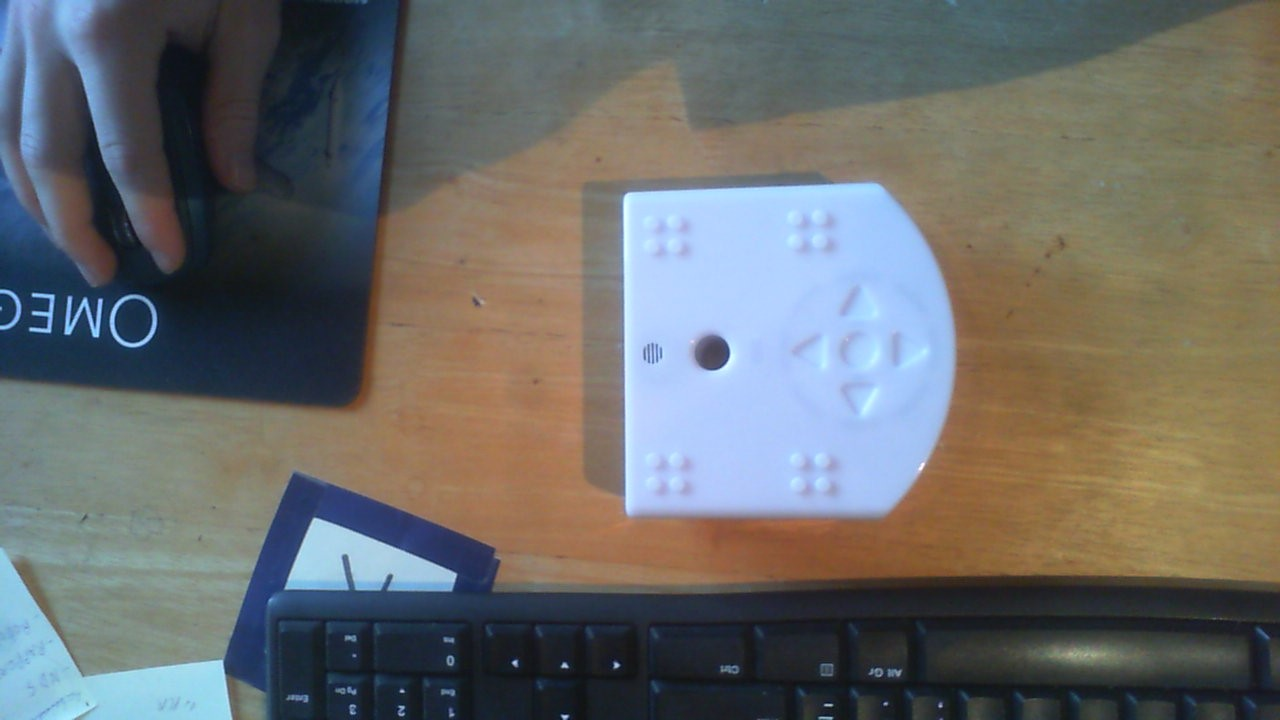
#> input picture src/vision/images/reference.jpg, 1280 x 720 px, given in place of the camera
$ jupyter execute --allow-errors Computer_vision.ipynb   (text cells are left out)
#> lines starting #> are read from the running program, lines starting #| are printed output that depends on the picture; after the words box and inside, x2 and y2 are one past the last pixel; in counts of white or black regions, pixels touching at a corner belong together
#> further down, frame is the input picture: shape (720, 1280, 3); mean B, G, R 105.9, 107.3, 105.9
### src/vision/vision.py
import cv2
import numpy as np
import matplotlib.pyplot as plt
import time


RED = (0, 0, 255)
GREEN = (0, 255, 0)
BLUE = (255, 0, 0)
LIGHTBLUE = (255, 127, 0)
TURQUOISE = (255, 255, 0)
PINK = (255, 0, 255)
ORANGE = (0, 127, 255)
YELLOW = (0, 255, 255)
WHITE = (255)

RED_LOW  = [150, 100, 100]
RED_HIGH = [179, 255, 255]

GREEN_LOW  = [41, 64, 0]
GREEN_HIGH = [85, 140, 140]

BLUE_LOW  = [87, 129, 80]
BLUE_HIGH = [131, 255, 255]


IX=0
IY=1

H_MIN = 0
S_MIN = 0
V_MIN = 0
H_MAX = 179
S_MAX = 255
V_MAX = 255


AREA_THRESH = 100
MERGE_THRESH = 0.04
EPSILON = 40

LP_MODE_REL = 0
LP_MODE_ABS = 1

ROBOT_LEN = 100

DIL_COEFF = 100
EXP_RATIO = 60

DIL_COEFF_K = 8
NB_ITER = 10

NB_VERTEX_TRIANGLE = 3
TRIANGLE_LONG_SHORT_RATIO=2

FIRST = 0
SECOND = 1
THIRD = 2

IPOS = 0
IANGLE = 1
IVISIBLE = 2
ILENGTH = 3


def cleanup_contours(contours, mode=0):
    """
    This function filters contours by removing small ones and reducind the number of verices.
    contours    opencv standard list of contours
    mode        Vertices merge method (0=relative to arclength, 1=fixed)

    returns     Filtered and cleaned list of contours
    """

    clean_contours = []

    for cnt in contours:
        # only take big enough contours
        if (cv2.contourArea(cnt) >= AREA_THRESH):
            if mode == LP_MODE_REL:
                epsilon = MERGE_THRESH*cv2.arcLength(cnt,True)
            else:
                epsilon = EPSILON
            approx = cv2.approxPolyDP(cnt,epsilon,True)
            clean_contours.append(approx)

    return clean_contours


def find_color(frame, hsv_low, hsv_high):
    """
    this function finds the contours of colored areas in a frame
    frame       standard opencv BGR image
    hsv_low     hsv color lower boundary (np array)
    hsv_high    hsv color upper boundary (np array)

    returns     Filtered and cleaned list of contours
    """

    #transform frame to HSV
    hsv = cv2.cvtColor(frame, cv2.COLOR_BGR2HSV)

    #this gives us a mask of the colored sections
    mask = cv2.inRange(hsv,  hsv_low, hsv_high)

    #find contours
    contours, hierarchy = cv2.findContours(mask, cv2.RETR_EXTERNAL  , cv2.CHAIN_APPROX_SIMPLE)

    return cleanup_contours(contours)


def detect_robot(frame, scale=1):
    """
    this function finds the robot in the frame. it also finds it's position, size and orientation.
    frame       standard opencv BGR image
    scale       scale of the world

    returns     an array [ndarray(x, y), angle, visible T/F, size in px], a frame with debug information overlay
    """
    blue_low = np.array(BLUE_LOW, np.uint8)
    blue_high = np.array(BLUE_HIGH, np.uint8)
    frame = frame.copy()

    clean_contours = find_color(frame, blue_low, blue_high)

    good_cnt = []

    for cnt in clean_contours:
        if(len(cnt) == NB_VERTEX_TRIANGLE):
            K = TRIANGLE_LONG_SHORT_RATIO
            A = 0
            B = 0
            C = 0
            dAB = 0
            dBC = 0
            dCA = 0
            p1 = cnt[FIRST][0]
            p2 = cnt[SECOND][0]
            p3 = cnt[THIRD][0]
            d1 = np.linalg.norm(p2-p1)
            d2 = np.linalg.norm(p3-p2)
            d3 = np.linalg.norm(p1-p3)
            min_ix = np.argmin([d1, d2, d3])
            if(min_ix == FIRST):
                A = p3
                B = p2
                C = p1
                dAB = d2
                dBC = d1
                dCA = d3
            elif(min_ix == SECOND):
                A = p1
                B = p3
                C = p2
                dAB = d3
                dBC = d2
                dCA = d1
            else:
                A = p2
                B = p3
                C = p1
                dAB = d2
                dBC = d3
                dCA = d1
            score = abs(dAB-dCA)+abs(K*dBC - dAB)+abs(K*dBC - dCA)/np.linalg.norm(dAB)
            good_cnt.append([A, B, C, score])

    good_cnt = sorted(good_cnt, key = lambda x: x[3])

    robot_pos = [np.array([0, 0]), 0, False, 0]

    if(len(good_cnt) > 0):
        robot_visible = True
        A = good_cnt[0][FIRST]
        B = good_cnt[0][SECOND]
        C = good_cnt[0][THIRD]
        D = (np.mean([[B, C]], axis=IY))[0]


        Center = (np.mean([[A, B, C]], axis=IY))[0]

        direction = A - D

        size = np.linalg.norm(direction)

        angle = np.arctan2(direction[IY], direction[IX])

        frame = cv2.line(frame, (int(D[IX]), int(D[IY])), (int(A[IX]), int(A[IY])), color=RED, thickness=1)
        frame = cv2.circle(frame, (int(Center[IX]), int(Center[IY])), radius=5, color=RED, thickness=-1)
        Center = np.multiply(Center, scale).astype(int)
        text =  "position: ({:0.2f}, {:0.2f}) angle: {:0.4f}".format(Center[IX], Center[IY], angle)
        font = cv2.FONT_HERSHEY_SIMPLEX
        cv2.putText(frame, text, (10, 50), font, 0.5, GREEN, 1, cv2.LINE_AA)


        robot_pos = [Center, angle, True, size]

    return robot_pos, frame


# [145 lines left out: functions detect_obstacles_alt, detect_obstacles, not called in this run]


def detect_targets(frame, scale=1):
    """
    this function finds the targets
    frame       standard opencv BGR image
    scale       scale of the world

    returns     list of centroids of the targets, frame with debug overlay
    """
    frame = frame.copy()
    green_low = np.array(GREEN_LOW, np.uint8)
    green_high = np.array(GREEN_HIGH, np.uint8)

    clean_contours = find_color(frame, green_low, green_high)

    centroids = []

    for cnt in clean_contours:
        mom = cv2.moments(cnt)
        if mom["m00"] != 0:
            cx = int(mom["m10"] / mom["m00"])
            cy = int(mom["m01"] / mom["m00"])
            centroids.append([cx, cy])
        else:
            pass


    cv2.drawContours(frame, clean_contours, -1, GREEN, 3)
    scaled_centroids = []

    for pt in centroids:
        frame = cv2.circle(frame, (pt[IX], pt[IY]), radius=5, color=BLUE, thickness=-1)
        scaled_centroids.append(np.multiply(pt, scale).astype(int).tolist())

    return scaled_centroids, frame


# [71 lines left out: functions detect_scale, debug_output, not called in this run]


class Observer():

    # [28 lines left out: functions __init__, stabilize, capture, not called in this run]

    def set_frame(self, frame):
        self.frame = frame.copy()

    # [9 lines left out: function find_scale, not called in this run]

    def find_obstacles(self):
        self.obstacles_dilated, self.obstacles, ret = detect_obstacles(self.frame, self.scale)
        return self.obstacles_dilated

    def find_targets(self):
        self.targets, ret = detect_targets(self.frame, self.scale)
        return self.targets

    # [5 lines left out: function find_robot, not called in this run]

    def get_robot_pos(self):
        return self.robot_pos

    def get_obstacles(self):
        return self.obstacles_dilated

    def get_obstacles_original(self):
        return self.obstacles

    def get_targets(self):
        return self.targets

    def get_scale(self):
        return self.scale

    def set_text(self, text):
        self.text = text

    def debug_output(self, trajectory, estimated_robot_pos=[np.array([0, 0]), 0, False, 0]):
        frame = debug_output(self.frame, self.robot_pos, self.targets, self.obstacles_dilated, trajectory, estimated_robot_pos, self.text, self.scale)
        return frame

    def add_error(self, error):
        self.error_log.append([time.time()-self.start_time, error])

    def get_error_log(self):
        return self.error_log


### src/vision/Computer_vision.ipynb
[cell 1]
import cv2
import numpy as np

[cell 2]
cap = cv2.VideoCapture(0)

#> (the rest of this cell did not finish here and is left out)

[cell 3]
import cv2
import numpy as np


def nothing(lol):
    pass

cap = cv2.VideoCapture(1)


cv2.namedWindow("Hsv Capture", cv2.WINDOW_NORMAL)
cv2.resizeWindow("Hsv Capture", 600,600)

# create trackbars for color change
# IMPORTANT: You have to define the correct HSV opencv range hence 179,255,255
cv2.createTrackbar('H low', 'Hsv Capture', 0, 179, nothing)
cv2.createTrackbar('S low', 'Hsv Capture', 0, 255, nothing)
cv2.createTrackbar('V low', 'Hsv Capture', 0, 255, nothing)

cv2.createTrackbar('H high', 'Hsv Capture', 0, 179, nothing)
cv2.createTrackbar('S high', 'Hsv Capture', 0, 255, nothing)
cv2.createTrackbar('V high', 'Hsv Capture', 0, 255, nothing)

cv2.setTrackbarPos('H low', 'Hsv Capture', 83)
cv2.setTrackbarPos('S low', 'Hsv Capture', 165)
cv2.setTrackbarPos('V low', 'Hsv Capture', 100)

cv2.setTrackbarPos('H high', 'Hsv Capture', 120)
cv2.setTrackbarPos('S high', 'Hsv Capture', 255)
cv2.setTrackbarPos('V high', 'Hsv Capture', 255)

while(True):

    ret, imag = cap.read()
    #imag = cv2.imread("images/thymio_1.jpg")
    frame = cv2.cvtColor(imag, cv2.COLOR_BGR2HSV)
#> frame: shape (720, 1280, 3); mean H, S, V 67.8, 80.8, 126.5


    # Trackbars realtime position
    h1 = cv2.getTrackbarPos('H low', 'Hsv Capture')
    s1 = cv2.getTrackbarPos('S low', 'Hsv Capture')
    v1 = cv2.getTrackbarPos('V low', 'Hsv Capture')

    h2 = cv2.getTrackbarPos('H high', 'Hsv Capture')
    s2 = cv2.getTrackbarPos('S high', 'Hsv Capture')
    v2 = cv2.getTrackbarPos('V high', 'Hsv Capture')

    #How to store the min and max values from the trackbars
    blue_MIN = np.array([h1, s1, v1], np.uint8)
    blue_MAX = np.array([h2, s2, v2], np.uint8)

    #After finding your values, you can replace them like this
    #blue_MIN = np.array([95, 123, 0], np.uint8)
    #blue_MAX = np.array([135, 207, 255], np.uint8)

    #Using inRange to find the desired range
    hsvCapture = cv2.inRange(frame,  blue_MIN, blue_MAX)
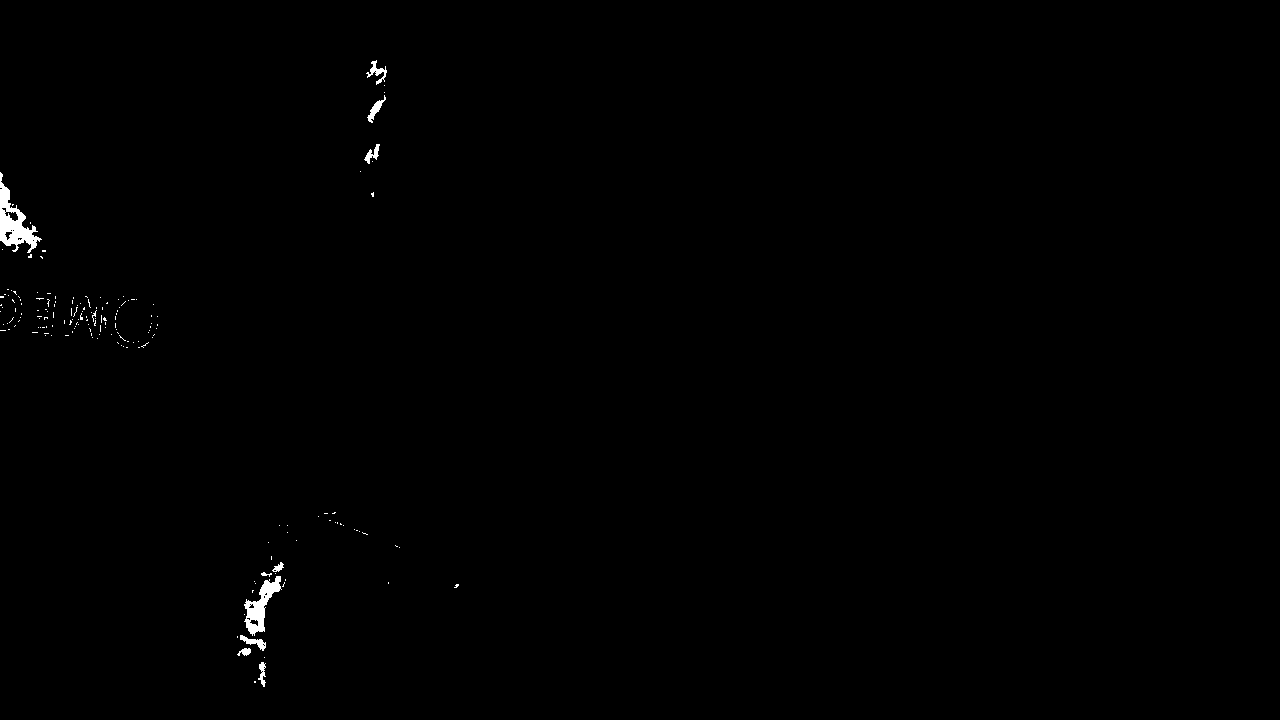
#> hsvCapture: shape (720, 1280); 0.38% white; 176 white regions (166 under 20 px)

    contours, hierarchy = cv2.findContours(hsvCapture, cv2.RETR_EXTERNAL  , cv2.CHAIN_APPROX_SIMPLE)
#> contours = 176 contours, 167 with area under 20; largest, box (x1, y1, x2, y2) and area: (0, 172, 42, 253) 1201, (244, 576, 282, 636) 832, (240, 635, 266, 651) 128, (367, 95, 386, 123) 125, (366, 60, 387, 85) 119

    #clean contours

    AREA_THRESH = 500

    MERGE_THRESH = 0.04

    clean_contours = []

    for cnt in contours:
        # only take big enough contours
        if (cv2.contourArea(cnt) >= AREA_THRESH):
            #convex hull
            #hull = cv2.convexHull(cnt)
            hull = cnt
            #lower poly approx
            epsilon = MERGE_THRESH*cv2.arcLength(hull,True)
            approx = cv2.approxPolyDP(hull,epsilon,True)

            clean_contours.append(approx)
#> this loop made 176 passes
#> (epsilon, approx) on pass 169: (12.08, [[0, 172], [0, 240], [29, 252], [41, 239]])
#> after the loop, clean_contours = 2 contours; box (x1, y1, x2, y2) and area: (0, 172, 42, 253) 1654, (246, 576, 281, 636) 952


    mask = hsvCapture
    mask_inv = cv2.bitwise_not(mask)
#> mask_inv: shape (720, 1280); 99.6% white; 176 black regions (166 under 20 px), largest, box (x1, y1, x2, y2) and area: (0, 172, 42, 253) 1220, (244, 576, 282, 636) 872, (366, 60, 387, 85) 173

    blue = np.zeros(frame.shape, np.uint8)

    blue[:]=(255,0,0)

    bg = cv2.bitwise_and(imag,imag,mask = mask_inv)
    fg = cv2.bitwise_and(blue,blue,mask = mask)

    #final = cv2.add(bg,fg)
    final = imag

    cv2.drawContours(final, clean_contours, -1, (0,255,0), 3)
#> final: shape (720, 1280, 3); 0.17% of pixels changed, all inside (x1, y1, x2, y2) = (0, 170, 283, 638)

    #draw points


    for cnt in clean_contours:
        for pt in cnt:
            final = cv2.circle(final, (pt[0][0], pt[0][1]), radius=5, color=(0, 0, 255), thickness=-1)
#> this loop made 2 passes
#> cnt on pass 2: [[0, 172], [0, 240], [29, 252], [41, 239]]
#> final: shape (720, 1280, 3); mean B, G, R 105.7, 107.5, 106


    cv2.imshow('Hsv Capture', final)
    cv2.resizeWindow("Hsv Capture", 600,600)


    if cv2.waitKey(1) & 0xFF == ord('q'):
#> (key q is pressed here)
        print(clean_contours)
#| [array([[[280, 576]],
#|        [[264, 581]],
#|        [[258, 601]],
#|        [[246, 599]],
#|        [[252, 635]],
#|        [[264, 631]]], dtype=int32), array([[[  0, 172]],
#> (further printed lines are left out)
        break

cap.release()
cv2.destroyAllWindows()

[cell 4]
cnt = [np.array([[[504, 236]],

       [[495, 199]],

       [[380, 212]],

       [[438, 274]]], dtype=np.int32), np.array([[[170, 195]],

       [[254, 275]],

       [[296, 238]],

       [[235, 194]]], dtype=np.int32), np.array([[[302, 168]],

       [[290, 182]],

       [[294, 199]],

       [[312, 209]],

       [[333, 203]],

       [[337, 175]]], dtype=np.int32), np.array([[[228, 151]],

       [[301, 102]],

       [[219,  89]]], dtype=np.int32), np.array([[[481, 130]],

       [[457,  66]],

       [[360,  81]],

       [[434, 150]]], dtype=np.int32)]

[cell 5]
import cv2
import numpy as np
import matplotlib.pyplot as plt


imag = cv2.imread("images/thymio_1.jpg")
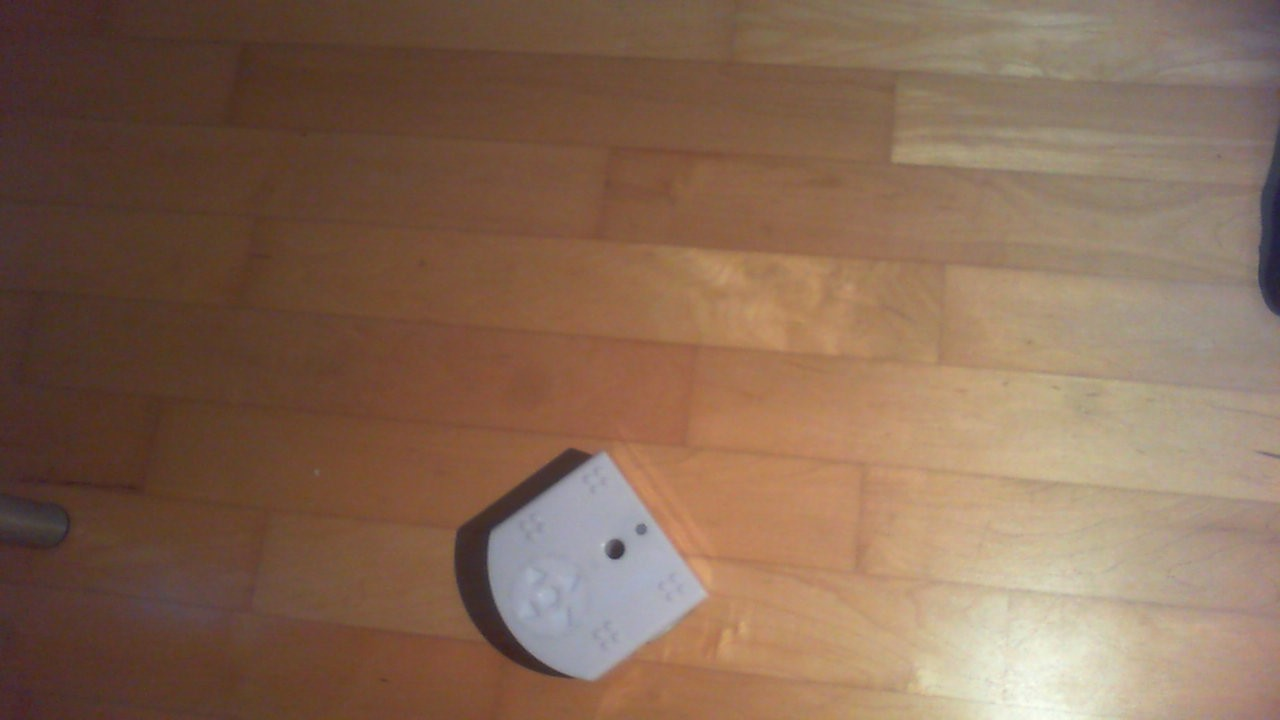
#> input picture src/vision/images/thymio_1.jpg, 1280 x 720 px
#> imag is the input picture: shape (720, 1280, 3); mean B, G, R 84.5, 105.2, 134.5
frame = cv2.cvtColor(imag, cv2.COLOR_BGR2HSV)
#> frame: shape (720, 1280, 3); mean H, S, V 19.8, 102.3, 135.1


color_MIN = np.array([70, 10, 120], np.uint8)
color_MAX = np.array([155, 60, 180], np.uint8)

#Using inRange to find the desired range
hsvCapture = cv2.inRange(frame,  color_MIN, color_MAX)
#> hsvCapture: shape (720, 1280); 2.1% white; 32 white regions (27 under 20 px)

contours, hierarchy = cv2.findContours(hsvCapture, cv2.RETR_EXTERNAL  , cv2.CHAIN_APPROX_SIMPLE)
#> contours = 28 contours, 25 with area under 20; largest, box (x1, y1, x2, y2) and area: (488, 456, 655, 678) 21395, (620, 609, 629, 616) 26, (665, 593, 672, 601) 22

#clean contours

AREA_THRESH = 500

MERGE_THRESH = 0.04

clean_contours = []

for cnt in contours:
    # only take big enough contours
    if (cv2.contourArea(cnt) >= AREA_THRESH):
        #convex hull
        #hull = cv2.convexHull(cnt)
        hull = cnt
        #lower poly approx
        epsilon = MERGE_THRESH*cv2.arcLength(hull,True)
        approx = cv2.approxPolyDP(hull,epsilon,True)

        clean_contours.append(approx)
#> this loop made 28 passes
#> (epsilon, approx) on pass 23: (51.51, [[601, 456], [488, 552], [589, 677], [654, 534]])
#> after the loop, clean_contours = [[[601, 456], [488, 552], [589, 677], [654, 534]]]


mask = hsvCapture
mask_inv = cv2.bitwise_not(mask)
#> mask_inv: shape (720, 1280); 97.9% white; 32 black regions (27 under 20 px), largest, box (x1, y1, x2, y2) and area: (488, 456, 655, 678) 19363, (620, 609, 629, 616) 40, (653, 622, 669, 633) 36, (665, 593, 672, 601) 32, (659, 583, 664, 590) 23

final = imag

cv2.drawContours(final, clean_contours, -1, (0,255,0), 5)
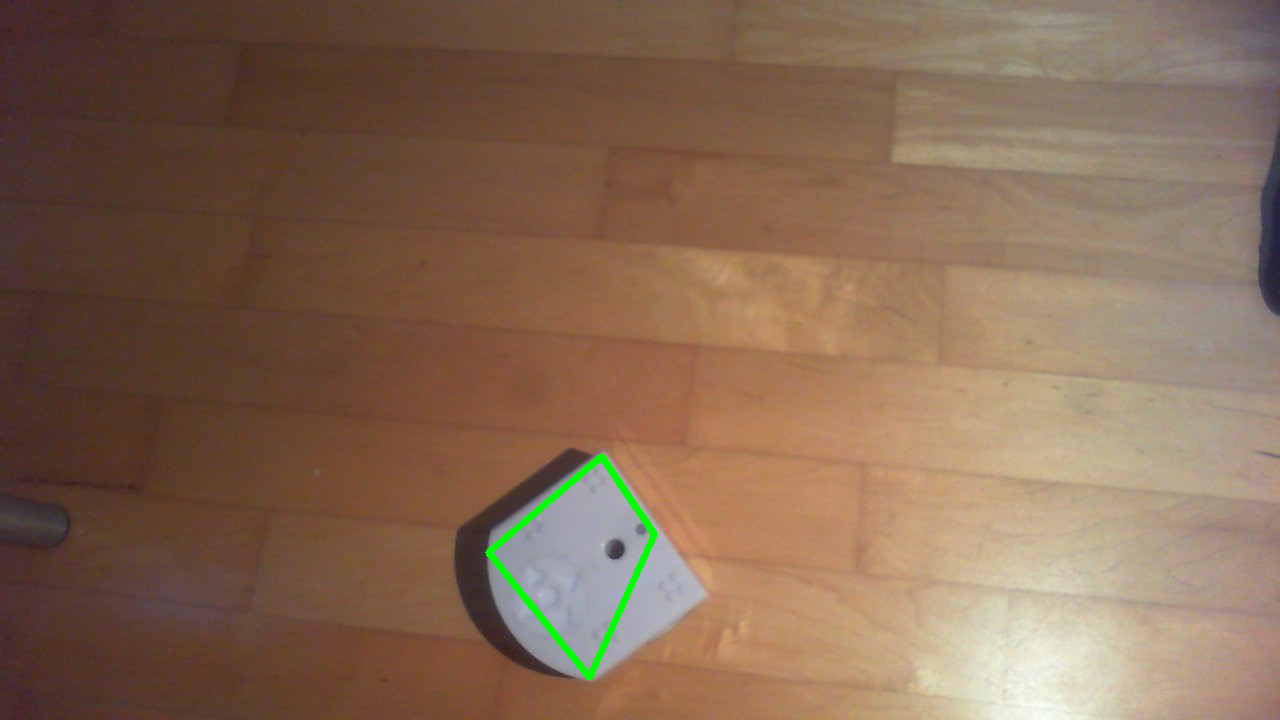
#> final: shape (720, 1280, 3); 0.42% of pixels changed, all inside (x1, y1, x2, y2) = (485, 453, 658, 681)

#draw points


for cnt in clean_contours:
    for pt in cnt:
        final = cv2.circle(final, (pt[0][0], pt[0][1]), radius=5, color=(0, 0, 255), thickness=-1)
#> this loop made 1 pass
#> cnt on pass 1: [[601, 456], [488, 552], [589, 677], [654, 534]]
#> final: shape (720, 1280, 3); 0.04% of pixels changed, all inside (x1, y1, x2, y2) = (483, 451, 660, 683)


#plt.imshow(cv2.cvtColor(imag, cv2.COLOR_BGR2RGB))
plt.imshow(mask, cmap="gray")

[cell 6]
import cv2
import numpy as np
import matplotlib.pyplot as plt


img = cv2.imread("images/thymio_1.jpg")
ref = cv2.imread("images/reference_small.png")
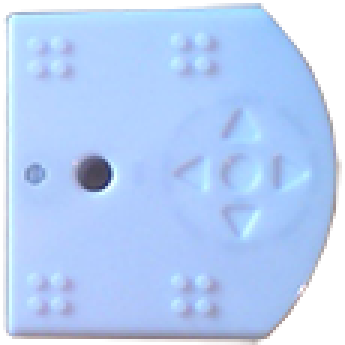
#> input picture src/vision/images/reference_small.png, 115 x 115 px (shown 3 times larger)
#> ref is the input picture: shape (115, 115, 3); mean B, G, R 247, 208.7, 183.6

img_gray = cv2.cvtColor(img,cv2.COLOR_BGR2GRAY)
#> (the rest of the program and of its run is left out)
